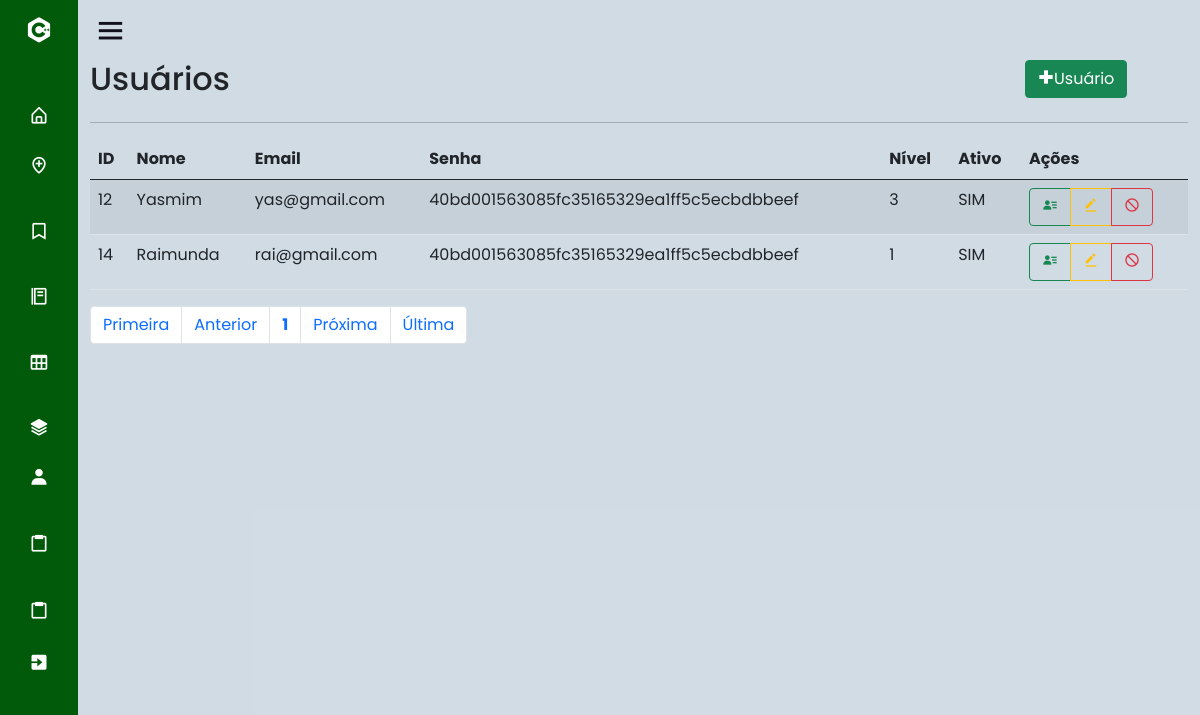
Before: /index.php?page=lista_usu (signed in) with the older database file.
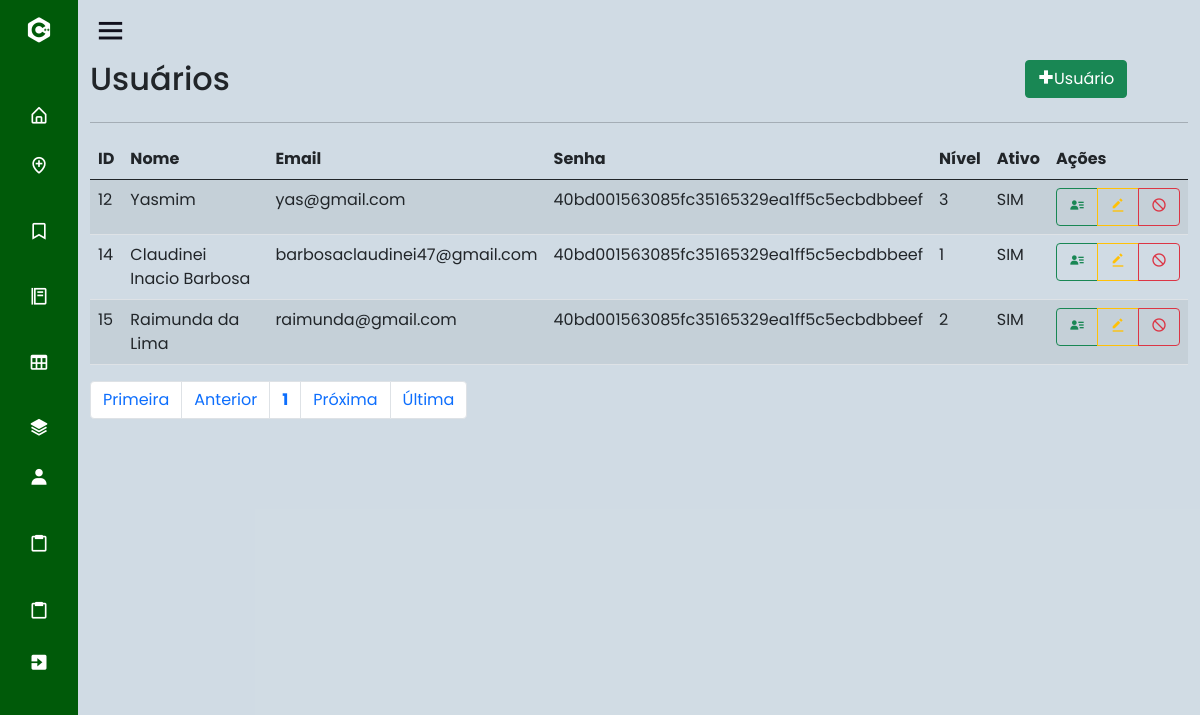
After: the same page with the newer database file.
### tables this page shows
CREATE TABLE IF NOT EXISTS `usuario` (
  `id_cli` int(11) NOT NULL AUTO_INCREMENT,
  `nome` varchar(45) NOT NULL,
  `email` varchar(45) NOT NULL,
  `senha` varchar(100) NOT NULL,
  `nivel` int(1) DEFAULT NULL,
  `ativo` tinyint(1) DEFAULT NULL,
  PRIMARY KEY (`id_cli`),
  KEY `nivel` (`nivel`)
);

### sis/usuario/lista_usu.php (the view, shortened to what this page needs)
<div id="main" class="container-fluid">
	<div id="top" class="row">
		<div class="col-md-10">
			<h2>Usuários</h2>
		</div>
		<div class="col-md-2">
			<a href="?page=fcad_usu" class="btn btn-success pull-right h2"><i class='bx bx-plus-medical'></i>Usuário</a>
		</div>
	</div>
	<hr/>
	<div id="bloco-list-pag">
		<div id="list" class="row">
			<div class="table-responsive col-xs-12">
				<?php
					$quantidade = 5;
					$pagina = (isset($_GET['pagina'])) ? (int)$_GET['pagina'] : 1;
					$inicio = ($quantidade * $pagina) - $quantidade;
					$data_all = mysqli_query($con, "select * from usuario order by id_cli asc limit $inicio, $quantidade;") or die(mysqli_error());
					echo "<table class='table table-striped' cellspacing='0' cellpading='0'>";
					echo "<thead><tr>";
					echo "<td><strong>ID</strong></td>";
					echo "<td><strong>Nome</strong></td>";
					echo "<td><strong>Email</strong></td>";
					echo "<td><strong>Senha</strong></td>";
					echo "<td><strong>Nível</strong></td>";
					echo "<td><strong>Ativo</strong></td>";
					echo "<td class='actions'><strong>Ações</strong></td>";
					echo "</tr></thead><tbody>";
					while($info = mysqli_fetch_array($data_all)){
						echo "<tr>";
						echo "<td>".$info['id_cli']."</td>";
						echo "<td>".$info['nome']."</td>";
						echo "<td>".$info['email']."</td>";
						echo "<td>".$info['senha']."</td>";
						echo "<td>".$info['nivel']."</td>";
						if($info['ativo'] == 1){
							echo "<td>SIM</td>";
						}else if($info['ativo'] == 0){
							echo "<td>NÃO</td>";
						}
						echo "<td><div class='btn-group btn-group-xs'>";
						echo "<a class='btn btn-outline-success btn-xs' href=?page=view_usu&id_cli=".$info['id_cli']."> <i class='bx bxs-user-detail'></i> </a>";
						echo "<a class='btn btn-outline-warning btn-xs' href=?page=fedit_usu&id_cli=".$info['id_cli']."> <i class='bx bxs-edit-alt'></i> </a>";
						if($info['ativo'] == 1){
							echo "<a class='btn btn-outline-danger btn-xs'  href=?page=block_usu&id_cli=".$info['id_cli']."> <i class='bx bx-block'></i> </a>";
						}else if($info['ativo'] == 0){
							echo "<a class='btn btn-outline-success btn-xs'  href=?page=ativa_usu&id_cli=".$info['id_cli']."><i class='bx bx-lock-open'></i></a></div></td>";
						}
					}
					echo "</tr></tbody></table>";
				?>
			</div>
		</div>
		<div id="bottom" class="row">
			<div class="col-md-12">
				<?php
					$sqlTotal 		= "select id_cli from usuario;";
					$qrTotal  		= mysqli_query($con, $sqlTotal) or die (mysqli_error());
					$numTotal 		= mysqli_num_rows($qrTotal);
					$totalpagina = (ceil($numTotal/$quantidade)<=0) ? 1 : ceil($numTotal/$quantidade);
					$anterior = (($pagina-1) <= 0) ? 1 : $pagina - 1;
					$posterior = (($pagina+1) >= $totalpagina) ? $totalpagina : $pagina+1;
					echo "<ul class='pagination'>";
					echo "<li class='page-item'><a class='page-link' href='?page=lista_usu&pagina=1'> Primeira</a></li> ";
					echo "<li class='page-item'><a class='page-link' href=\"?page=lista_usu&pagina=$anterior\"> Anterior</a></li> ";
					echo "<li class='page-item'><a class='page-link' href='?page=lista_usu&pagina=".$pagina."'><strong>".$pagina."</strong></a></li> ";
					echo "<li class='page-item'><a class='page-link' href=\"?page=lista_usu&pagina=$posterior\"> Pr&oacute;xima</a></li> ";
					echo "<li class='page-item'><a class='page-link' href=\"?page=lista_usu&pagina=$totalpagina\"> &Uacute;ltima</a></li></ul>";
				?>
			</div>
		</div>
	</div>
</div>

### index.php (shortened to what this page needs)
<!doctype html>
<html lang="pt-br">
  <head>
    <link rel="stylesheet" href="css/style.css">
    <link href='https://unpkg.com/boxicons@2.0.7/css/boxicons.min.css' rel='stylesheet'>
    <link href="https://cdn.jsdelivr.net/npm/bootstrap@5.0.2/dist/css/bootstrap.min.css" rel="stylesheet">
  </head>
  <body>
    <?php
      switch($_SESSION['UsuarioNivel']){
        case 3: include "base/sidebar3.php"; break; exit;
      }
      ?>
<section class="home-section">
  <div class="home-content">
    <i class='bx bx-menu' ></i>
  </div>
  <?php
    include "base/ch_pages.php";
  ?>
    </section>
  </body>
</html>

### base/sidebar3.php (shortened to what this page needs)
<div class="sidebar close">
    <div class="logo-details">
      <i class='bx bxl-c-plus-plus'></i>
    </div>
    <ul class="nav-links">
      <li>
        <a href="?page=home">
          <i class='bx bx-home-alt' ></i>
        </a>
      </li>
      <li>
        <a href="?page=lista_local">
        <i class='bx bx-location-plus'></i>
        </a>
      </li>
      <li>
        <a href="?page=lista_marca">
          <i class='bx bx-bookmark'></i>
        </a>
      </li>
      <li>
        <a href="?page=lista_res">
          <i class='bx bx-food-menu'></i>
        </a>
      </li>
      <li>
        <a href="?page=lista_mesa">
          <i class='bx bx-table'></i>
        </a>
      </li>
      <li>
        <a href="?page=lista_invent">
          <i class='bx bxs-layer'></i>
        </a>
      </li>
      <li>
        <a href="?page=lista_usu">
          <i class='bx bxs-user'></i>
        </a>
      </li>
      <li>
        <a href="?page=lista_demand">
          <i class='bx bx-clipboard'></i>
        </a>
      </li>
      <li>
        <a href="?page=lista_fixa">
          <i class='bx bx-clipboard'></i>
        </a>
      </li>
      <li>
        <a href="?page=logout">
          <i class='bx bxs-exit'></i>
        </a>
      </li>
    </ul>
  </div>

### base/ch_pages.php (shortened to what this page needs)
<?php
    if(isset($_GET['page'])){
        switch ($_GET['page']) {
            case 'lista_usu':
                include "sis/usuario/lista_usu.php";
                break;
        }
    }
    else {
        header("location: base/login.php");
    }
?>

### css/style.css (style rules this page uses)
* { margin: 0; padding: 0; box-sizing: border-box; font-family: 'Poppins', sans-serif; }
.sidebar { position: fixed; top: 0; left: 0; height: 100%; width: 260px; background: #005A09; z-index: 100; transition: all 0.5s ease; }
.sidebar.close { width: 78px; }
.sidebar .logo-details { height: 60px; width: 100%; display: flex; align-items: center; }
.sidebar .logo-details i { font-size: 30px; color: #fff; height: 50px; min-width: 78px; text-align: center; line-height: 50px; }
.sidebar .nav-links { height: 100%; padding: 30px 0 150px 0; overflow: auto; }
.sidebar.close .nav-links { overflow: visible; }
.sidebar .nav-links li { position: relative; list-style: none; transition: all 0.4s ease; }
.sidebar .nav-links li i { height: 50px; min-width: 78px; text-align: center; line-height: 50px; color: #fff; font-size: 20px; cursor: pointer; transition: all 0.3s ease; }
.sidebar .nav-links li a { display: flex; align-items: center; text-decoration: none; }
.home-section { position: relative; background: #184e7733; height: 100vh; left: 260px; width: calc(100% - 260px); transition: all 0.5s ease; }
.sidebar.close ~ .home-section { left: 78px; width: calc(100% - 78px); }
.home-section .home-content { height: 60px; display: flex; align-items: center; }
.home-section .home-content .bx-menu, .home-section .home-content .text { color: #11101d; font-size: 35px; }
.home-section .home-content .bx-menu { margin: 0 15px; cursor: pointer; }

Changed rows visible on the page:
changed usuario id 14: nome "Raimunda" → "Claudinei Inacio Barbosa"; email "rai@gmail.com" → "barbosaclaudinei47@gmail.com"
added usuario: id_cli "15", nome "Raimunda da Lima", email "raimunda@gmail.com", senha "40bd001563085fc35165329ea1ff5c5ecbdbbeef", nivel "2", ativo "SIM"
